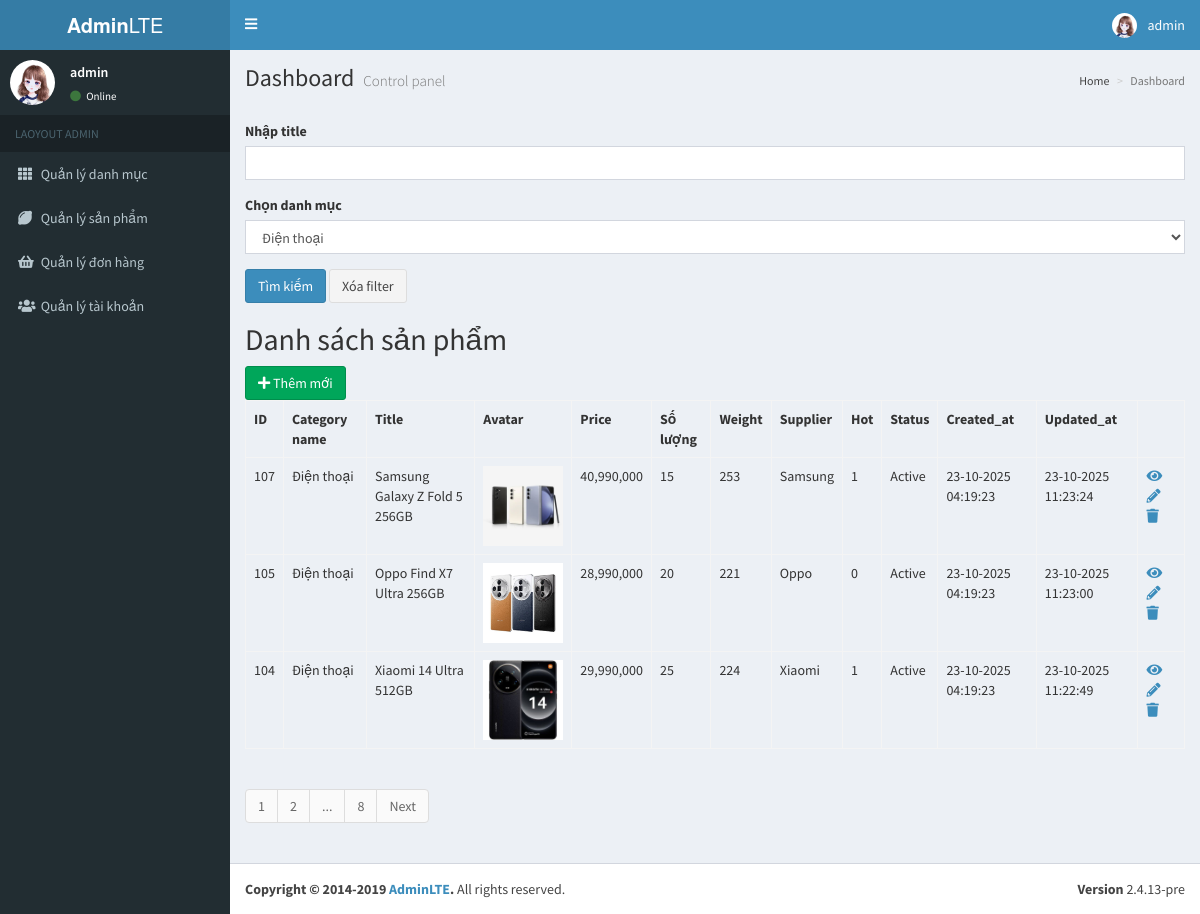
/backend/index.php?controller=product&action=index (signed in), run on the app's committed database.
### tables this page shows
CREATE TABLE `products` (
  `id` int(11) NOT NULL,
  `category_id` int(11) NOT NULL,
  `title` varchar(255) NOT NULL,
  `avatar` varchar(255) NOT NULL,
  `price` int(11) NOT NULL,
  `quantity` int(11) NOT NULL DEFAULT 0,
  `weight` varchar(255) NOT NULL,
  `supplier` varchar(255) NOT NULL,
  `summary` varchar(255) NOT NULL,
  `content` varchar(255) NOT NULL,
  `hot` varchar(255) DEFAULT NULL,
  `status` tinyint(3) NOT NULL,
  `created_at` timestamp NOT NULL DEFAULT current_timestamp(),
  `updated_at` datetime NOT NULL DEFAULT current_timestamp() ON UPDATE current_timestamp()
);

CREATE TABLE `categories` (
  `id` int(11) NOT NULL,
  `name` varchar(255) NOT NULL,
  `avatar` varchar(255) NOT NULL,
  `description` text DEFAULT NULL,
  `status` tinyint(3) DEFAULT NULL,
  `created_at` timestamp NOT NULL DEFAULT current_timestamp(),
  `updated_at` datetime NOT NULL DEFAULT current_timestamp() ON UPDATE current_timestamp()
);

### backend/controllers/ProductController.php (called while the page is built, shortened)
<?php
require_once 'models/Product.php';
require_once 'models/Category.php';
require_once 'models/Pagination.php';
class ProductController extends Controller
{
    public function index()
    {
        $product_model = new Product();
        $count_total = $product_model->countTotal();
        $query_additional = '';
        $arr_params = [
            'total' => $count_total,
            'limit' => 3,
            'query_string' => 'page',
            'controller' => 'product',
            'action' => 'index',
            'full_mode' => false,
            'query_additional' => $query_additional,
            'page' => isset($_GET['page']) ? $_GET['page'] : 1
        ];
        $products = $product_model->getAllPagination($arr_params);
        $pagination = new Pagination($arr_params);
        $pages = $pagination->getPagination();
        $category_model = new Category();
        $categories = $category_model->getAll();
        $this->content = $this->render('views/products/index.php', [
            'products' => $products,
            'categories' => $categories,
            'pages' => $pages,
        ]);
        require_once 'views/layouts/main.php';
    }
}

### backend/index.php (called while the page is built, shortened)
<?php
$action = isset($_GET['action']) ? $_GET['action'] : 'index';
$object = new $controller();
$object->$action();

### backend/controllers/Controller.php (called while the page is built, shortened)
<?php
class Controller {
    public function render($file, $variables = []) {
        extract($variables);
        require_once $file;
        $view = ob_get_clean();
        return $view;
    }
}

### backend/models/Model.php (called while the page is built, shortened)
<?php
class Model {
    public function __construct() {
        $this->connection = $this->getConnection();
    }
    public function getConnection() {
        $connection =
            new PDO(Database::DB_DSN,
                Database::DB_USERNAME,
                Database::DB_PASSWORD);
        return $connection;
    }
}

### backend/models/Category.php (called while the page is built, shortened)
<?php
require_once 'models/Model.php';
class Category extends Model {
    public function getAll($params = []) {
        $str_search = 'WHERE TRUE';
        $start = isset($params['start']) ? $params['start'] : 0;
        $limit = isset($params['limit']) ? $params['limit'] : 1000;
        $sql_select_all =
            "SELECT * FROM categories $str_search LIMIT $start,$limit";
        $obj_select_all = $this->connection
            ->prepare($sql_select_all);
        $obj_select_all->execute();
        $categories = $obj_select_all
            ->fetchAll(PDO::FETCH_ASSOC);
        return $categories;
    }
}

### backend/models/Product.php (called while the page is built, shortened)
<?php
require_once 'models/Model.php';
class Product extends Model
{
    public $str_search = '';
    public function getAllPagination($arr_params)
    {
        $limit = $arr_params['limit'];
        $page = $arr_params['page'];
        $start = ($page-1) * $limit;
        $obj_select = $this->connection
            ->prepare("SELECT products.*, categories.name AS category_name FROM products
                        INNER JOIN categories ON categories.id = products.category_id
                        WHERE TRUE $this->str_search
                        ORDER BY products.updated_at DESC, products.created_at DESC
                        LIMIT $start, $limit
                        ");
        $arr_select = [];
        $obj_select->execute($arr_select);
        $products = $obj_select->fetchAll(PDO::FETCH_ASSOC);
        return $products;
    }
    public function countTotal()
    {
        $obj_select = $this->connection->prepare("SELECT COUNT(id) FROM products WHERE TRUE $this->str_search");
        $obj_select->execute();
        return $obj_select->fetchColumn();
    }
}

### backend/helpers/Helper.php (called while the page is built, shortened)
<?php
class Helper
{
  public static function getStatusText($status = 0)
  {
    $status_text = '';
    switch ($status) {
      case self::STATUS_ACTIVE:
        $status_text = self::STATUS_ACTIVE_TEXT;
        break;
    }
    return $status_text;
  }
}

### backend/views/products/index.php (the view, shortened to what this page needs)
<?php
require_once 'helpers/Helper.php';
?>
<form action="" method="GET">
    <div class="form-group">
        <label for="title">Nhập title</label>
        <input type="text" name="title" value="<?php echo isset($_GET['title']) ? $_GET['title'] : '' ?>" id="title"
               class="form-control"/>
    </div>
    <div class="form-group">
        <label for="title">Chọn danh mục</label>
        <select name="category_id" class="form-control">
            <?php foreach ($categories as $category):
                $selected = '';
                ?>
                <option value="<?php echo $category['id'] ?>" <?php echo $selected; ?>>
                    <?php echo $category['name'] ?>
                </option>
            <?php endforeach; ?>
        </select>
    </div>
    <input type="submit" name="search" value="Tìm kiếm" class="btn btn-primary"/>
    <a href="index.php?controller=product" class="btn btn-default">Xóa filter</a>
</form>
<h2>Danh sách sản phẩm</h2>
    <a href="index.php?controller=product&action=create" class="btn btn-success">
        <i class="fa fa-plus"></i> Thêm mới
    </a>
<table class="table table-bordered">
    <tr>
        <th>ID</th>
        <th>Category name</th>
        <th>Title</th>
        <th>Avatar</th>
        <th>Price</th>
        <th>Số lượng</th>
        <th>Weight</th>
        <th>Supplier</th>
        <th>Hot</th>
        <th>Status</th>
        <th>Created_at</th>
        <th>Updated_at</th>
        <th></th>
    </tr>
    <?php if (!empty($products)): ?>
        <?php foreach ($products as $product): ?>
            <tr>
                <td><?php echo $product['id'] ?></td>
                <td><?php echo $product['category_name'] ?></td>
                <td><?php echo $product['title'] ?></td>
                <td>
                    <?php if (!empty($product['avatar'])): ?>
                        <img height="80" src="assets/uploads/<?php echo $product['avatar'] ?>"/>
                    <?php endif; ?>
                </td>
                <td><?php echo number_format($product['price']) ?></td>
               <td><?php echo isset($product['quantity']) ? $product['quantity'] : 0 ?></td>
                <td><?php echo $product['weight'] ?></td>
                <td><?php echo $product['supplier'] ?></td>
                <td><?php echo $product['hot'] ?></td>
                <td><?php echo Helper::getStatusText($product['status']) ?></td>
                <td><?php echo date('d-m-Y H:i:s', strtotime($product['created_at'])) ?></td>
                <td><?php echo !empty($product['updated_at']) ? date('d-m-Y H:i:s', strtotime($product['updated_at'])) : '--' ?></td>
                <td>
                    <?php
                    $url_detail = "index.php?controller=product&action=detail&id=" . $product['id'];
                    $url_update = "index.php?controller=product&action=update&id=" . $product['id'];
                    $url_delete = "index.php?controller=product&action=delete&id=" . $product['id'];
                    ?>
                    <a title="Chi tiết" href="<?php echo $url_detail ?>"><i class="fa fa-eye"></i></a> &nbsp;&nbsp;
                    <a title="Update" href="<?php echo $url_update ?>"><i class="fa fa-pencil-alt"></i></a> &nbsp;&nbsp;
                    <a title="Xóa" href="<?php echo $url_delete ?>" onclick="return confirm('Are you sure delete?')"><i
                                class="fa fa-trash"></i></a>
                </td>
            </tr>
        <?php endforeach; ?>
    <?php else: ?>
        <tr>
            <td colspan="9">No data found</td>
        </tr>
    <?php endif; ?>
</table>
<?php echo $pages; ?>

### backend/models/Pagination.php (shortened to what this page needs)
<?php
class Pagination
{
    public $params = [
        'total' => 0,
        'limit' => 0,
        'controller' => '',
        'action' => '',
        'full_mode' => FALSE,
        'query_additional' => ''
    ];
    public function __construct($params) {
        $this->params = array_merge($this->params, $params);
    }
    public function getTotalPage() {
        $total = $this->params['total'] / $this->params['limit'];
        $total = ceil($total);
        return $total;
    }
    public function getCurrentPage() {
        $page = 1;
        $query_string = isset($this->params['query_string']) ? $this->params['query_string'] : 'page';
        return $page;
    }
    public function getPrevPage() {
        $prev_page = '';
        $current_page = $this->getCurrentPage();
        return $prev_page;
    }
    public function getNextPage() {
        $next_page = '';
        $current_page = $this->getCurrentPage();
        $total_page = $this->getTotalPage();
        if ($current_page < $total_page) {
            $controller = $this->params['controller'];
            $action = $this->params['action'];
            $query_string = isset($this->params['query_string']) ? $this->params['query_string'] : 'page';
            $query_additional = $this->params['query_additional'];
            $page = $current_page + 1;
            $next_url =
    "index.php?controller=$controller&action=$action&$query_string=$page" . $query_additional;
            $next_page = "<li><a href='$next_url'>Next</a></li>";
        }
        return $next_page;
    }
    public function getPagination() {
        $data = '';
        $total_page = $this->getTotalPage();
        $data .= "<ul class='pagination'>";
        $prev_link = $this->getPrevPage();
        $data .= $prev_link;
        $controller = $this->params['controller'];
        $action = $this->params['action'];
        $query_string = isset($this->params['query_string']) ? $this->params['query_string'] : 'page';
        $query_additional = $this->params['query_additional'];
      if ($this->params['full_mode'] == FALSE) {
        $current_page = $this->getCurrentPage();
        for ($page = 1; $page <= $total_page; $page++) {
          if ($page == 1 || $page == $total_page || $page  == $current_page - 1 || $page == $current_page + 1) {
            $page_url = "index.php?controller=$controller&action=$action&$query_string=$page" . $query_additional;
            $data .= "<li><a href='$page_url'>$page</a></li>";
          }
          else if ($page == $current_page) {
            $data .= "<li class='active'><a href=''>$page</a></li>";
          }
          else if (in_array($page, [$current_page - 2, $current_page + 2])){
            $data .= "<li><a href=''>...</a></li>";
          }
        }
        }
        $next_link = $this->getNextPage();
        $data .= $next_link;
        $data .= "</ul>";
        return $data;
    }
}

### backend/views/layouts/main.php (shortened to what this page needs)
<!DOCTYPE html>
<html>
<head>
    <link rel="stylesheet" href="assets/css/bootstrap.min.css">
    <link rel="stylesheet" href="assets/css/all.min.css">
    <link rel="stylesheet" href="assets/css/AdminLTE.min.css">
    <link rel="stylesheet" href="assets/css/style.css">
    <link rel="stylesheet" href="assets/css/_all-skins.min.css">
</head>
<body class="hold-transition skin-blue sidebar-mini">
<div class="wrapper">
    <?php
    require_once 'views/layouts/header.php';
    ?>
    <div class="message-wrap content-wrap content-wrapper">
        <section class="content-header">
        </section>
    </div>
    <div class="content-wrapper">
        <section class="content">
            <?php
            echo $this->content;
            ?>
        </section>
    </div>
    <?php
    require_once 'views/layouts/footer.php';
    ?>
</div>
</body>
</html>

### backend/views/layouts/header.php (shortened to what this page needs)
<header class="main-header">
    <a href="index2.html" class="logo">
        <span class="logo-lg"><b>Admin</b>LTE</span>
    </a>
    <nav class="navbar navbar-static-top">
        <a href="#" class="sidebar-toggle" data-toggle="push-menu" role="button">
            <i class="fa fa-bars"></i>
        </a>
        <div class="navbar-custom-menu">
            <ul class="nav navbar-nav">
                <li class="dropdown user user-menu">
                    <a href="#" class="dropdown-toggle" data-toggle="dropdown">
                        <img src="assets/images/anhdaidien.jpg" class="user-image" alt="User Image">
                        <span class="hidden-xs">
                            <?php echo $_SESSION['admin']['username']; ?>
                        </span>
                    </a>
                </li>
            </ul>
        </div>
    </nav>
</header>
<aside class="main-sidebar">
    <section class="sidebar">
        <div class="user-panel">
            <div class="pull-left image">
                <img src="assets/images/anhdaidien.jpg" class="img-circle" alt="User Image">
            </div>
            <div class="pull-left info">
                <p><?php echo $_SESSION['admin']['username']?></p>
                <a href="#"><i class="fa fa-circle text-success"></i> Online</a>
            </div>
        </div>
        <ul class="sidebar-menu" data-widget="tree">
            <li class="header">LAOYOUT ADMIN</li>
            <li>
                <a href="index.php?controller=category&action=index">
                    <i class="fa fa-th"></i> <span>Quản lý danh mục</span>
                </a>
            </li>
            <li>
                <a href="index.php?controller=product&action=index">
                    <i class="fa fa-lemon"></i> <span>Quản lý sản phẩm</span>
                </a>
            </li>
            <li>
                <a href="index.php?controller=order&action=index">
                    <i class="fa fa-shopping-basket"></i> <span>Quản lý đơn hàng</span>
                </a>
            </li>
            <li>
                <a href="index.php?controller=user&action=index">
                    <i class="fa fa-users"></i> <span>Quản lý tài khoản</span>
                </a>
            </li>
            </ul>
    </section>
    </aside>
<div class="breadcrumb-wrap content-wrap content-wrapper">
    <section class="content-header">
        <h1>
            Dashboard
            <small>Control panel</small>
        </h1>
        <ol class="breadcrumb">
            <li><a href="#"><i class="fa fa-dashboard"></i> Home</a></li>
            <li class="active">Dashboard</li>
        </ol>
    </section>
</div>

### backend/views/layouts/footer.php (shortened to what this page needs)
<footer class="main-footer">
    <div class="pull-right hidden-xs">
        <b>Version</b> 2.4.13-pre
    </div>
    <strong>Copyright &copy; 2014-2019 <a href="https://adminlte.io">AdminLTE</a>.</strong> All rights
    reserved.
</footer>

### backend/assets/css/style.css (style rules this page uses)
.main-header .sidebar-toggle:before { content: ""; }
.content-wrap { min-height: 0 !important; overflow: auto; }

### data on the page
products: id "107", category.name "Điện thoại", title "Samsung Galaxy Z Fold 5 256GB", avatar (picture), price "40,990,000", quantity "15", weight "253", supplier "Samsung", hot "1", status "Active", created_at "23-10-2025 04:19:23", updated_at "23-10-2025 11:23:24"
products: id "105", category.name "Điện thoại", title "Oppo Find X7 Ultra 256GB", avatar (picture), price "28,990,000", quantity "20", weight "221", supplier "Oppo", hot "0", status "Active", created_at "23-10-2025 04:19:23", updated_at "23-10-2025 11:23:00"
products: id "104", category.name "Điện thoại", title "Xiaomi 14 Ultra 512GB", avatar (picture), price "29,990,000", quantity "25", weight "224", supplier "Xiaomi", hot "1", status "Active", created_at "23-10-2025 04:19:23", updated_at "23-10-2025 11:22:49"

### other printed values
$_SESSION['admin']['username'] "admin"
form field category_id "Điện thoại"
